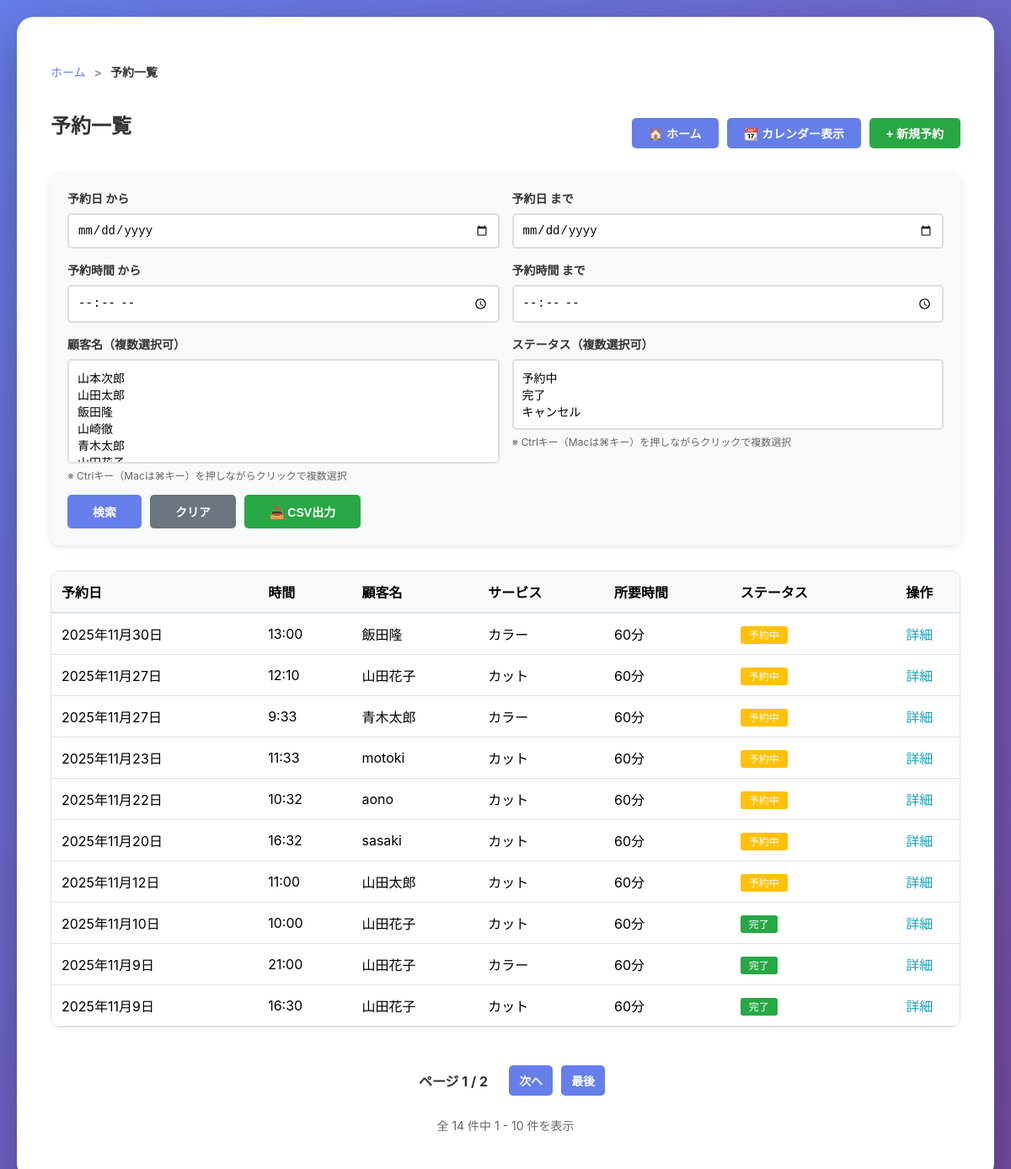
Page /reservation/ (signed in) on the earlier database version.
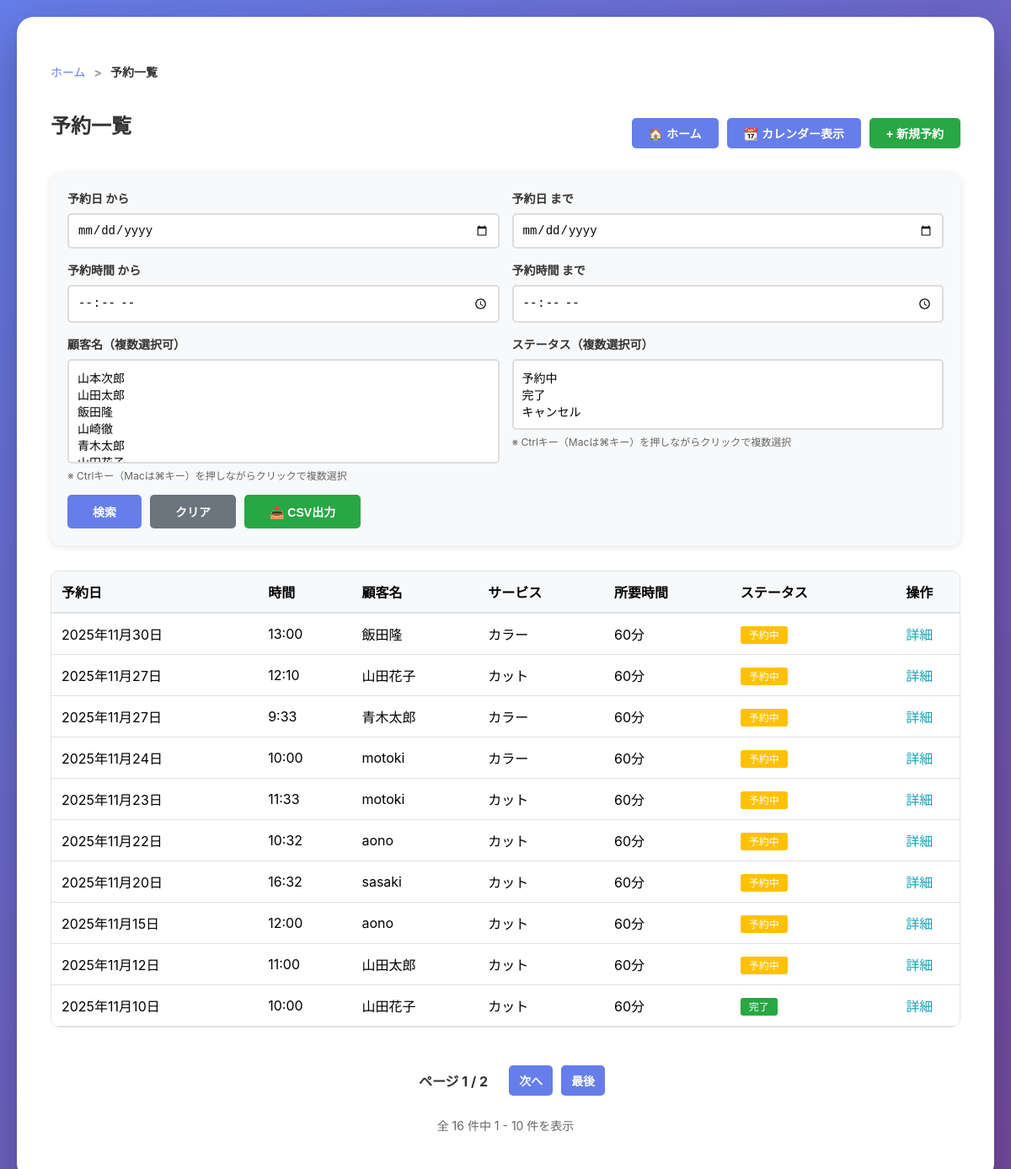
Same page on the later database version.
### main/models.py (models this page shows, shortened)
class Reservation(models.Model):
    STATUS_CHOICES = [
        ('pending', '予約中'),
        ('completed', '完了'),
        ('cancelled', 'キャンセル'),
    ]
    user = models.ForeignKey(Customer, on_delete=models.SET_NULL, null=True, blank=True, verbose_name="顧客")
    reservation_date = models.DateField(verbose_name="予約日")
    reservation_time = models.TimeField(verbose_name="予約時間")
    status = models.CharField(max_length=20, choices=STATUS_CHOICES, default='pending', verbose_name="ステータス")
    guest_name = models.CharField(max_length=100, blank=True, verbose_name="ゲスト名")
    guest_email = models.EmailField(blank=True, verbose_name="ゲストメール")
    notes = models.TextField(blank=True, verbose_name="備考")
    created_at = models.DateTimeField(auto_now_add=True, verbose_name="作成日時")
    updated_at = models.DateTimeField(auto_now=True, verbose_name="更新日時")
    class Meta:
        verbose_name = "予約"
        verbose_name_plural = "予約"

class Customer(models.Model):
    phone_regex = RegexValidator(
        regex=r'^0\d{1,4}-?\d{1,4}-?\d{3,4}$',
        message="正しい電話番号形式で入力してください。（例: 090-1234-5678、03-1234-5678、0120-123-456）"
    )
    name = models.CharField(max_length=100, verbose_name="顧客名")
    phone_number = models.CharField(
        max_length=20,
        verbose_name="電話番号",
        validators=[phone_regex]
    )
    email = models.EmailField(unique=True, verbose_name="メールアドレス")  # 追加
    memo = models.TextField(blank=True, verbose_name="メモ")
    last_visit_date = models.DateField(null=True, blank=True, verbose_name="最終来店日")
    created_at = models.DateTimeField(auto_now_add=True, verbose_name="登録日時")
    updated_at = models.DateTimeField(auto_now=True, verbose_name="更新日時")
    class Meta:
        verbose_name = "顧客"
        verbose_name_plural = "顧客"

### main/views.py (the view)
# urls.py: path('reservation/', views.reservation_list, name='reservation_list'),
@login_required
def reservation_list(request):
    reservations = Reservation.objects.all()
    date_from = request.GET.get('date_from', '')
    date_to = request.GET.get('date_to', '')
    if date_from:
        reservations = reservations.filter(reservation_date__gte=date_from)
    if date_to:
        reservations = reservations.filter(reservation_date__lte=date_to)
    time_from = request.GET.get('time_from', '')
    time_to = request.GET.get('time_to', '')
    if time_from:
        reservations = reservations.filter(reservation_time__gte=time_from)
    if time_to:
        reservations = reservations.filter(reservation_time__lte=time_to)
    customer_ids = request.GET.getlist('customers')
    if customer_ids:
        reservations = reservations.filter(customer_id__in=customer_ids)
    statuses = request.GET.getlist('statuses')
    if statuses:
        reservations = reservations.filter(status__in=statuses)
    all_customers = Customer.objects.all()
    status_choices = Reservation.STATUS_CHOICES
    from django.core.paginator import Paginator
    reservations = reservations.order_by('-reservation_date', '-reservation_time')
    paginator = Paginator(reservations, 10)
    page_number = request.GET.get('page', 1)
    page_obj = paginator.get_page(page_number)
    profile = get_user_permissions(request.user)
    return render(request, 'main/reservation_list.html', {
        'reservations': page_obj,
        'page_obj': page_obj,
        'date_from': date_from,
        'date_to': date_to,
        'time_from': time_from,
        'time_to': time_to,
        'selected_customers': customer_ids,
        'selected_statuses': statuses,
        'all_customers': all_customers,
        'status_choices': Reservation.STATUS_CHOICES,
        'can_edit': profile.can_edit_reservation if profile else False,
        'can_delete': profile.can_delete_reservation if profile else False,
    })

### main/views.py (called while the page is built)
def get_user_permissions(user):
    try:
        admin = Administrator.objects.get(user=user)
        profile, created = UserProfile.objects.get_or_create(user=admin)
        return profile
    except Administrator.DoesNotExist:
        return None

### main/templates/main/reservation_list.html (shortened to what the changed rows need)
{% extends 'main/base.html' %}
{% block breadcrumb %}
<nav aria-label="breadcrumb">
    <ol class="breadcrumb">
    </ol>
</nav>
{% endblock %}
{% block content %}
<div style="display: flex; justify-content: space-between; align-items: center; margin-bottom: 20px;">
    <h2>予約一覧</h2>
    <div style="display: flex; gap: 10px;">
    </div>
</div>
<form method="GET" style="margin-bottom: 30px; background: #f8f9fa; padding: 20px; border-radius: 10px; position: sticky; top: 0; z-index: 100; box-shadow: 0 2px 8px rgba(0,0,0,0.1);">    <div style="display: grid; grid-template-columns: 1fr 1fr; gap: 15px; margin-bottom: 15px;">
    </div>
    <div style="display: flex; gap: 10px;">
    </div>
</form>
{% if reservations %}
<div style="max-height: 600px; overflow-y: auto; border: 1px solid #dee2e6; border-radius: 10px;">
<div style="overflow-x: auto;">
    <table style="width: 100%; border-collapse: collapse; background: white;">
        <thead>
            <tr style="background: #f8f9fa; border-bottom: 2px solid #dee2e6;">
                <th style="padding: 12px; text-align: left;">予約日</th>
                <th style="padding: 12px; text-align: left;">時間</th>
                <th style="padding: 12px; text-align: left;">顧客名</th>
                <th style="padding: 12px; text-align: left;">サービス</th>
                <th style="padding: 12px; text-align: left;">所要時間</th>
                <th style="padding: 12px; text-align: left;">ステータス</th>
                <th style="padding: 12px; text-align: center;">操作</th>
            </tr>
        </thead>
        <tbody>
            {% for reservation in reservations %}
            <tr style="border-bottom: 1px solid #dee2e6;">
                <td style="padding: 12px;">{{ reservation.reservation_date }}</td>
                <td style="padding: 12px;">{{ reservation.reservation_time }}</td>
                <td style="padding: 12px;">{{ reservation.customer.name }}</td>
                <td style="padding: 12px;">{{ reservation.service }}</td>
                <td style="padding: 12px;">{{ reservation.duration }}分</td>
                <td style="padding: 12px;">
                    {% if reservation.status == 'pending' %}
                        <span style="background: #ffc107; color: white; padding: 3px 10px; border-radius: 3px; font-size: 12px;">予約中</span>
                    {% elif reservation.status == 'completed' %}
                        <span style="background: #28a745; color: white; padding: 3px 10px; border-radius: 3px; font-size: 12px;">完了</span>
                    {% else %}
                        <span style="background: #6c757d; color: white; padding: 3px 10px; border-radius: 3px; font-size: 12px;">キャンセル</span>
                    {% endif %}
                </td>
                <td style="padding: 12px; text-align: center;">
                    <div style="display: flex; flex-direction: column; gap: 5px; align-items: center;">
                        <a href="{% url 'reservation_detail' reservation.pk %}"
                            style="color: #17a2b8; text-decoration: none;">詳細</a>
                    </div>
                </td>
            </tr>
            {% endfor %}
        </tbody>
    </table>
</div>
</div>
{% if page_obj.has_other_pages %}
<div style="display: flex; justify-content: center; align-items: center; margin-top: 30px; gap: 10px; background: white; padding: 15px;">
    <span style="color: #333; font-weight: bold; padding: 0 15px;">
        ページ {{ page_obj.number }} / {{ page_obj.paginator.num_pages }}
    </span>
    {% if page_obj.has_next %}
        <a href="?page={{ page_obj.next_page_number }}&date_from={{ date_from }}&date_to={{ date_to }}&time_from={{ time_from }}&time_to={{ time_to }}" style="text-decoration: none;">
            <button style="padding: 8px 12px; font-size: 14px;">次へ</button>
        </a>
        <a href="?page={{ page_obj.paginator.num_pages }}&date_from={{ date_from }}&date_to={{ date_to }}&time_from={{ time_from }}&time_to={{ time_to }}" style="text-decoration: none;">
            <button style="padding: 8px 12px; font-size: 14px;">最後</button>
        </a>
    {% endif %}
</div>
<div style="text-align: center; margin-top: 10px; color: #666; font-size: 14px; background: white; padding-bottom: 15px;">
    全 {{ page_obj.paginator.count }} 件中 {{ page_obj.start_index }} - {{ page_obj.end_index }} 件を表示
</div>
{% endif %}
{% endif %}
{% endblock %}

Differences in the rows shown:
no longer on this page (row unchanged): Reservation: reservation_date "2025年11月9日", reservation_time "21:00", customer.name "山田花子", service "カラー", duration "60", status "完了"
no longer on this page (row unchanged): Reservation: reservation_date "2025年11月9日", reservation_time "16:30", customer.name "山田花子", service "カット", duration "60", status "完了"
added Reservation: reservation_date "2025年11月24日", reservation_time "10:00", customer.name "motoki", service "カラー", duration "60", status "予約中"
added Reservation: reservation_date "2025年11月15日", reservation_time "12:00", customer.name "aono", service "カット", duration "60", status "予約中"
Other differences:
{{ page_obj.paginator.count }}: "14" → "16"
